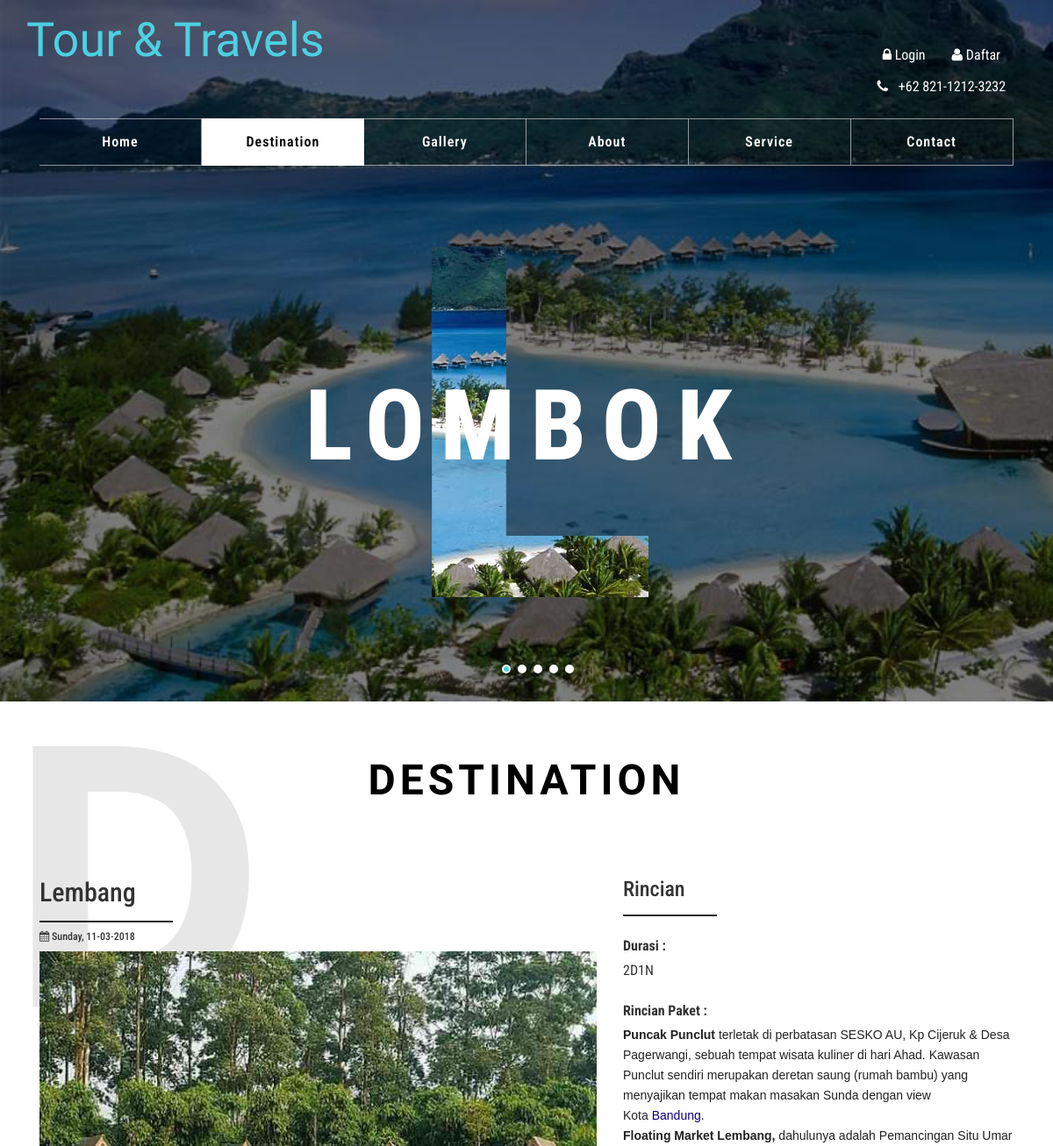
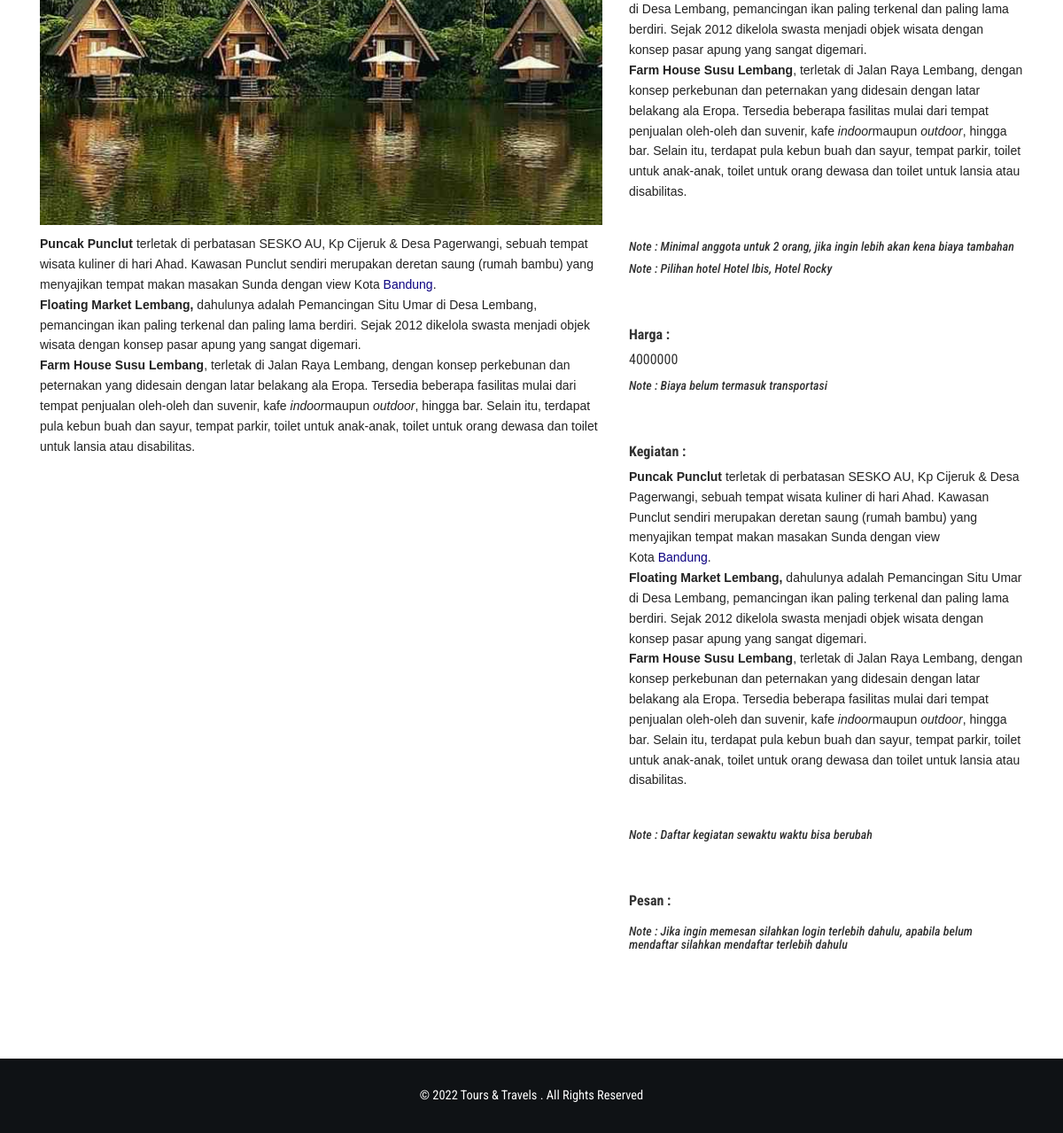
/viewdetail.php?&id_wisata=W3, run on the app's committed database (2 pictures, top to bottom).
### tables this page shows
CREATE TABLE `wisata` (
  `no` int(8) NOT NULL,
  `id_wisata` varchar(10) NOT NULL,
  `nama` varchar(30) NOT NULL,
  `lokasi` varchar(20) NOT NULL,
  `harga` varchar(20) NOT NULL,
  `durasi` varchar(20) NOT NULL,
  `rinci` text NOT NULL,
  `deskripsi` text NOT NULL,
  `keterangan` text NOT NULL,
  `kegiatan` text NOT NULL,
  `tanggal` varchar(20) NOT NULL,
  `gambar` varchar(255) NOT NULL
);

### viewdetail.php (the view, shortened to what this page needs)
<!DOCTYPE html>
<html lang="en">
<head>
<link href="css/bootstrap.css" rel="stylesheet" type="text/css" media="all" />
<link rel="stylesheet" href="css/style.css" type="text/css" media="all" />
<link href="css/font-awesome.css" rel="stylesheet">
<link rel="stylesheet" href="css/lightbox.css">
</head>
<body>
	<div class="banner-top">
		<div class="slider">
			<div class="callbacks_container">
				<ul class="rslides callbacks callbacks1" id="slider4">
					<li>
						<div class="w3layouts-banner-top">
							<div class="container">
								<div class="agileits-banner-info">
									<h3>L</h3>
									<h4>Lombok</h4>
								</div>
							</div>
						</div>
					</li>
				</ul>
			</div>
		</div>
	</div>
	<div class="banner">
		<div class="header">
			<div class="container">
				<div class="header-left">
					<div class="w3layouts-logo">
						<h1>
							<a href="index.php">Tour & Travels</span></a>
						</h1>
					</div>
				</div>
				<div class="header-right">
				<div class="collapse navbar-collapse" id="myNavbar" style="color: white;">
				  <ul class="nav navbar-nav">
				    <li class="active"><a href="login.php" style="color: white;"><i class="fa fa-lock" aria-hidden="true"></i> Login</a></li>
				    <li class="active"><a href="daftar.php" style="color: white;"><i class="fa fa-user" aria-hidden="true"></i> Daftar</a></li>
				  </ul>
 				<i class="fa fa-phone" aria-hidden="true"></i> +62 821-1212-3232
				</div>
				</div>
				<div class="clearfix"> </div>
			</div>
		</div>
		<div class="header-bottom">
			<div class="container">
				<div class="top-nav">
						<nav class="navbar navbar-default">
							<div class="collapse navbar-collapse" id="bs-example-navbar-collapse-1">
								<ul class="nav navbar-nav">
									<li><a href="index.php">Home</a></li>
									<li><a class="active list-border scroll" href="#destination" class="scroll">Destination</a></li>
									<li><a href="#gallery" class="scroll">Gallery</a></li>
									<li><a href="#about" class="scroll">About</a></li>
									<li><a href="#services" class="scroll">Service</a></li>
									<li><a class="list-border1 scroll" href="#contact" class="scroll">Contact</a></li>
								</ul>
							</div>
						</nav>
				</div>
			</div>
		</div>
	</div>
	<div class="destination" id="destination">
		<div class="w3-news-top">
			<h3>D</h3>
		</div>
		<div class="w3l-about w3l-news">
			<div class="container">
				<div class="w3ls-heading">
					<h3>Destination</h3>
				</div>
				<?php
                $id_wisata=$_GET['id_wisata'];
                $query = mysql_query ("SELECT * FROM wisata WHERE id_wisata='$id_wisata'");
                while ($var=mysql_fetch_array($query)) {
                ?>
				<div class="agile-contact-grids">
					<div class="col-md-7 address">
						<h2><?php echo $var ['nama']; ?></h2>
						<div class="agileits-w3layouts-border"> </div>
						<h6><i class="fa fa-calendar" aria-hidden="true"></i> <?php echo $var ['tanggal']; ?></h6>
						<img class="img-responsive" src="admin/gambar/<?php echo $var['gambar'];?>">
						<p><?php echo $var ['keterangan']; ?></p>
					</div>
					<div class="col-md-5 contact-form">
					<h3>Rincian</h3>
					<div class="agileits-w3layouts-border"> </div><br>
					<label>Durasi :</label><br>
					<?php echo $var ['durasi']; ?><br><br>
					<label>Rincian Paket :</label>
					<?php echo $var ['rinci']; ?><br>
					<h5><i>Note : Minimal anggota untuk 2 orang, jika ingin lebih akan kena biaya tambahan</i></h5>
					<h5><i>Note : Pilihan hotel Hotel Ibis, Hotel Rocky</i></h5><br><br>
					<label>Harga :</label><br>
					<?php echo $var ['harga']; ?><br>
					<h5><i>Note : Biaya belum termasuk transportasi</i></h5><br><br>
					<label>Kegiatan :</label><br>
					<?php echo $var ['kegiatan']; ?><br>
					<h5><i>Note : Daftar kegiatan sewaktu waktu bisa berubah</i></h5><br><br>
					<label>Pesan :</label>
					<h5><i>Note : Jika ingin memesan silahkan login terlebih dahulu, apabila belum mendaftar silahkan mendaftar terlebih dahulu</i></h5><br><br>
					</div>
					<div class="clearfix"> </div>
				</div>
				<?php
		        }
	    		?>
		</div>
	</div>
	<div class="footer">
		<div class="container">
			<div class="copyright">
				<p>© <?php echo date('Y'); ?> Tours & Travels . All Rights Reserved </p>
			</div>
		</div>
	</div>
</body>
</html>

### css/style.css (style rules this page uses)
body a { transition: 0.5s all; -webkit-transition: 0.5s all; -o-transition: 0.5s all; -moz-transition: 0.5s all; -ms-transition: 0.5s all; }
html, body { font-size: 100%; font-family: 'Roboto Condensed', sans-serif; }
body { background:#FFFFFF; }
.w3layouts-banner-top { background: url(../images/1.jpg) no-repeat 0px 0px; background-size: cover; }
.banner { position: absolute; top: 0; z-index: 99; text-align: center; left: 0; width: 100%; }
.header { padding: 1em 0; }
.header-left { float: left; }
.w3layouts-logo h1 { margin: 0; }
.w3layouts-logo h1 a { color: #4DD0E1; font-size: 1.5em; text-decoration: none; font-family: 'Kaushan Script', cursive; }
.header-right { float: right; margin: 1.4em 0 0 0; }
.header-right i.fa.fa-phone { margin: 0 .5em 0 0; }
.top-nav { margin: .5em 0 0 0; }
.top-nav ul { padding: 0; margin: 0; }
.top-nav ul li { display: inline-block; float: left; width: 16.66%; }
.top-nav ul li:nth-child(6) { margin-right:0; }
ul.nav.navbar-nav { float: none; text-align: center; }
.navbar-default { background: none; border: none; margin: 0; }
.navbar { min-height: 0; }
.top-nav ul li a { color: #ffffff !important; font-size: 1em; margin: 0; text-decoration: none; padding: 1em; font-weight: 600; font-family: 'Roboto Condensed', sans-serif; letter-spacing: 1px; border-right: solid 1px rgba(255, 255, 255, 0.54); border-top: solid 1px rgba(255, 255, 255, 0.54); border-bottom: solid 1px rgba(255, 255, 255, 0.54); }
.top-nav ul li a.list-border { border-left: solid 1px #FFFFFF; }
.top-nav ul li a.active { color: #000000 !important; background: #ffffff !important; }
.agileits-banner-info,.agileits-banner-info1,.agileits-banner-info2,.agileits-banner-info3,.agileits-banner-info4 { text-align: center; padding: 15em 0 7em; }
.agileits-banner-info h3 { color: #4DD0E1; font-size: 35em; margin: 0; line-height: .8em; font-weight: 700; text-transform: uppercase; font-family: 'Open Sans', sans-serif; -webkit-text-fill-color: transparent; background: -webkit-linear-gradient(transparent, transparent), url(../images/1a.jpg) repeat 0px 0px; background: -o-linear-gradient(transparent, transparent); -webkit-background-clip: text; }
.agileits-banner-info h4,.agileits-banner-info1 h4,.agileits-banner-info2 h4,.agileits-banner-info3 h4,.agileits-banner-info4 h4 { color: #FFFFFF; font-size: 7em; margin: 0; text-transform: uppercase; font-weight: 800; letter-spacing: 18px; position: absolute; top: 53%; left: 0; width: 100%; text-align: center; }
.callbacks_container { position: relative; float: left; width: 100%; }
.callbacks { position: relative; list-style: none; overflow: hidden; width: 100%; padding: 0; margin: 0; }
.callbacks li { position: absolute; width: 100%; }
.rslides { position: relative; list-style: none; overflow: hidden; width: 100%; padding: 0; }
.rslides li { -webkit-backface-visibility: hidden; position: absolute; display:none; width: 100%; left: 0; top: 0; }
.rslides li { position: relative; display: block; float: left; }
.w3-about-top,.w3-services-top,.w3-gallery-top,.w3-testimonial-top,.w3-news-top,.w3-team-top,.w3-subscribe-top,.w3-contact-top { position: absolute; }
.w3-about-top h3,.w3-services-top h3,.w3-gallery-top h3,.w3-testimonial-top h3,.w3-news-top h3,.w3-team-top h3,.w3-subscribe-top h3,.w3-contact-top h3 { color: rgba(153, 153, 153, 0.23); font-size: 26em; margin: 0; text-align: left; font-weight: 700; font-family: 'Open Sans', sans-serif; line-height: .9em; }
.w3l-about { width: 100%; top: 0; padding: 4em 0; }
.w3ls-heading h2,.w3ls-heading h3 { color: #000000; font-size: 3em; margin: 0; font-family: 'Kaushan Script', cursive; text-align: center; text-transform: uppercase; font-weight: 800; letter-spacing: 5px; }
.agileits-w3layouts-border { height: 2px; background: #212121; width: 24%; margin: 1em 0 0 0; }
.agile-contact-grids { margin: 4em 0 0 0; }
.footer { padding: 2em 0; background: #0f1215; }
.copyright { text-align: center; }
.copyright p { color: #FFFFFF; font-size: .9em; margin: 0; }

### css/lightbox.css (style rules this page uses)
body:after { content: url(../images/close.png) url(../images/prev.png) url(../images/next.png); display: none; }

### data on the page
wisata: nama "Lembang", tanggal "Sunday, 11-03-2018", gambar (picture), keterangan "Puncak Punclut terletak di perbatasan SESKO AU, Kp Cijeruk & Desa Pagerwangi, sebuah tempat wisata kuliner di hari Ahad. Kawasan Punclut sendiri merupakan deretan saung (rumah bambu) yang menyajikan tempat makan masakan Sunda dengan view Kota Bandung . Floating Market Lembang, dahulunya adalah Pemancingan Situ Umar di Desa Lembang, pemancingan ikan paling terkenal dan paling lama berdiri. Sejak 2012 dikelola swasta menjadi objek wisata dengan konsep pasar apung yang sangat digemari. Farm House Susu Lembang , terletak di Jalan Raya Lembang, dengan konsep perkebunan dan peternakan yang didesain dengan latar belakang ala Eropa. Tersedia beberapa fasilitas mulai dari tempat penjualan oleh-oleh…", durasi "2D1N", rinci "Puncak Punclut terletak di perbatasan SESKO AU, Kp Cijeruk & Desa Pagerwangi, sebuah tempat wisata kuliner di hari Ahad. Kawasan Punclut sendiri merupakan deretan saung (rumah bambu) yang menyajikan tempat makan masakan Sunda dengan view Kota Bandung . Floating Market Lembang, dahulunya adalah Pemancingan Situ Umar di Desa Lembang, pemancingan ikan paling terkenal dan paling lama berdiri. Sejak 2012 dikelola swasta menjadi objek wisata dengan konsep pasar apung yang sangat digemari. Farm House Susu Lembang , terletak di Jalan Raya Lembang, dengan konsep perkebunan dan peternakan yang didesain dengan latar belakang ala Eropa. Tersedia beberapa fasilitas mulai dari tempat penjualan oleh-oleh…", harga "4000000", kegiatan "Puncak Punclut terletak di perbatasan SESKO AU, Kp Cijeruk & Desa Pagerwangi, sebuah tempat wisata kuliner di hari Ahad. Kawasan Punclut sendiri merupakan deretan saung (rumah bambu) yang menyajikan tempat makan masakan Sunda dengan view Kota Bandung . Floating Market Lembang, dahulunya adalah Pemancingan Situ Umar di Desa Lembang, pemancingan ikan paling terkenal dan paling lama berdiri. Sejak 2012 dikelola swasta menjadi objek wisata dengan konsep pasar apung yang sangat digemari. Farm House Susu Lembang , terletak di Jalan Raya Lembang, dengan konsep perkebunan dan peternakan yang didesain dengan latar belakang ala Eropa. Tersedia beberapa fasilitas mulai dari tempat penjualan oleh-oleh…"
